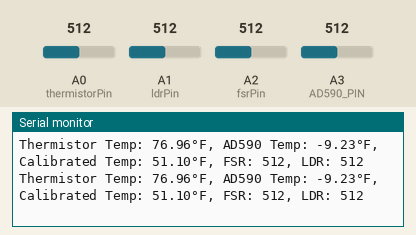
Bench run of a sketch on a simulated Arduino Uno, built with avr-gcc and run on an emulated ATmega328P. On the bench: the last lines printed to the serial monitor. The test bench sets the inputs (shaded band); at power-on: A3 (AD590_PIN) = 512, A0 (thermistorPin) = 512, A1 (ldrPin) = 512, A2 (fsrPin) = 512.

Above: at 6.3 s.
6.4 s: A3 (AD590_PIN) set to 627
At 8.0 s:
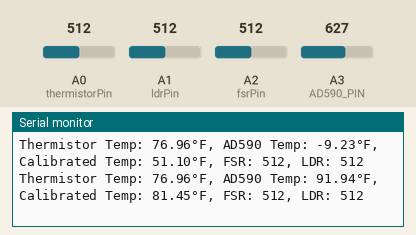
10.5 s: A3 (AD590_PIN) set to 646
At 10.9 s:
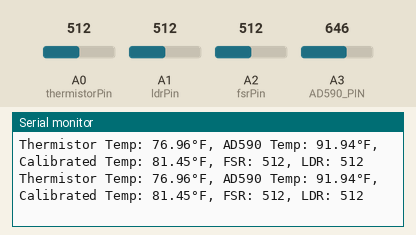
Timing chart, 0 to 13.5 s (numbered marks = the images above; inputs shaded):
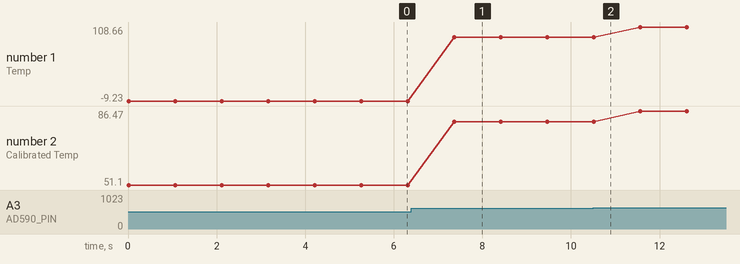

The sketch:

2C_ARDUINO.ino
```cpp
#include <SoftwareSerial.h>

// SENSOR PINS
const int thermistorPin = A0;
const int fsrPin = A2;
const int ldrPin = A1;
const int AD590_PIN = A3;

// THERMISTOR CONSTANTS
const float BETA = 3636.0;
const float R0 = 1000.0;
const float T0 = 298.15;

// AD590 CONSTANTS
const float RESISTOR = 1000.0;  // 1k resistor value in ohms

// SENSOR VALUES
int fsrValue = 0;
int ldrValue = 0;
float ad590Temperature = 0;

// THRESHOLDS
const int FSR_THRESHOLD = 500;  // Adjust as needed
const int LDR_THRESHOLD = 300;  // Adjust as needed

// CALIBRATION CONSTANTS
const float CALIBRATION_WEIGHT = 0.3;  // Adjust this value between 0 and 1

// Software Serial for ESP8266 communication
SoftwareSerial espSerial(2, 3); // RX, TX

void setup() {
  Serial.begin(9600);
  espSerial.begin(9600);
  analogReference(DEFAULT);  // Use the default 5V reference voltage for other sensors
}

void loop() {
  // Read sensor values
  int thermistorADC = analogRead(thermistorPin);
  fsrValue = analogRead(fsrPin);
  ldrValue = analogRead(ldrPin);
  ad590Temperature = readAD590Temperature();

  // Convert thermistor ADC to temperature
  float thermistorVoltage = adcToVoltage(thermistorADC);
  float bridgeVoltage = voltageToBridgeVoltage(thermistorVoltage);
  float thermistorResistance = bridgeVoltageToResistance(bridgeVoltage);
  float thermistorTemperature = resistanceToTemperature(thermistorResistance);

  // Calibrate thermistor temperature using AD590
  float calibratedThermistorTemp = calibrateThermistor(thermistorTemperature, ad590Temperature, CALIBRATION_WEIGHT);

  // Check conditions and send to ESP8266
  if (fsrValue > FSR_THRESHOLD || ldrValue > LDR_THRESHOLD) {
    // Send calibrated data to ESP8266
    espSerial.print(calibratedThermistorTemp);
    espSerial.print(",");
    espSerial.print(fsrValue);
    espSerial.print(",");
    espSerial.println(ldrValue);
  }

  // Print sensor values for debugging
  Serial.print("Thermistor Temp: ");
  Serial.print(thermistorTemperature * (9.0/5.0) + 32.0, 2);
  Serial.print("°F, AD590 Temp: ");
  Serial.print(ad590Temperature * (9.0/5.0) + 32.0, 2);
  Serial.print("°F, Calibrated Temp: ");
  Serial.print(calibratedThermistorTemp * (9.0/5.0) + 32.0, 2);
  Serial.print("°F, FSR: ");
  Serial.print(fsrValue);
  Serial.print(", LDR: ");
  Serial.println(ldrValue);

  delay(1000); // Wait 1 second before next reading
}

float adcToVoltage(int adcValue) {
  return (adcValue / 1023.0) * 5.0;  // Using 5V reference for other sensors
}

float voltageToBridgeVoltage(float voltage) {
  return (voltage - 2.5) / 2.0;  // Reverse the instrumentation amplifier equation
}

float bridgeVoltageToResistance(float bridgeVoltage) {
  float ratio = (bridgeVoltage / 5.0) + 0.5;
  return (1000.0 * ratio) / (1.0 - ratio);
}

float resistanceToTemperature(float resistance) {
  float lnR = log(resistance / R0);
  float invT = (1.0 / T0) + (1.0 / BETA) * lnR;
  return (1.0 / invT) - 273.15;  // Convert Kelvin to Celsius
}

float readAD590Temperature() {
  int adcValue = analogRead(AD590_PIN);
  float voltage = adcValue * (5.0 / 1023.0);

  // 1mV/K, already amplified by 10
  float tempKelvin = voltage * 100.0;
  float tempCelsius = tempKelvin - 273.15; // convert to C

  return tempCelsius;
}

float calibrateThermistor(float thermistorTemp, float ad590Temp, float weight) {
    return thermistorTemp * (1 - weight) + ad590Temp * weight;
}
```

Measured:
- after the input at 6.4 s, the serial monitor: prints a new line after 0.96 s (image 1)
- plotted number 1: -9.23 → 91.94 after the input at 6.4 s, 91.94 → 108.66 after the input at 10.5 s
- plotted number 2: 51.1 → 81.45 after the input at 6.4 s, 81.45 → 86.47 after the input at 10.5 s
